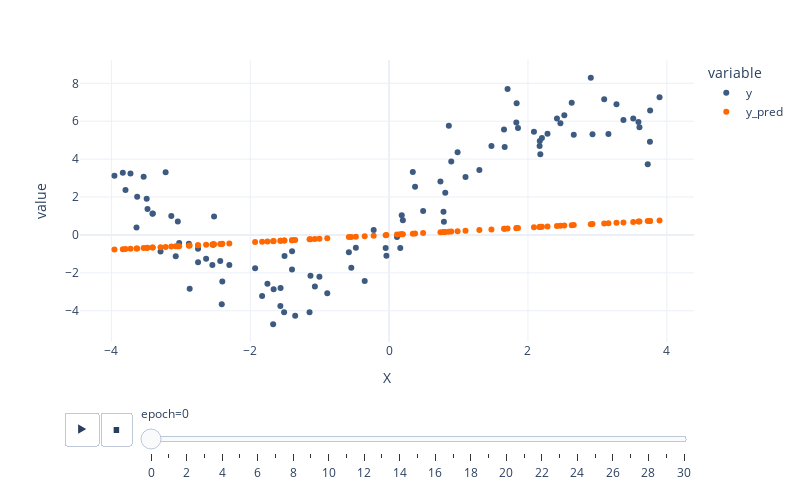
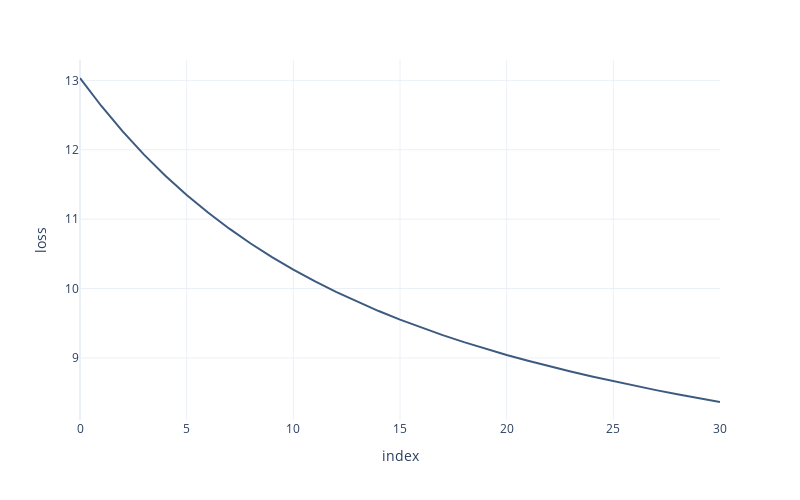

Notebook cell for these charts, in order:
### Code cell
px.scatter(data_frame=df_preds,
           x="X",
           y=["y", "y_pred"],
           animation_frame="epoch",
           color_discrete_sequence=["#3d5a80", "#ff6700"],
           height=500,
           width=800,
           template="plotly_white").show()

px.line(df_weights, 
        x=df_weights.index, 
        y="loss",
        color_discrete_sequence=["#3d5a80"],
        height=500,
        width=800,
        template="plotly_white")

### Figure 1 — Plotly figure (JSON) as saved in the notebook; plotly's stock layout.template omitted (floating-point values rounded to 4 significant figures)
{"data": [{"hovertemplate": "variable=y<br>epoch=0<br>X=%{x}<br>value=%{y}<extra></extra>", "legendgroup": "y", "marker": {"color": "#3d5a80", "symbol": "circle"}, "mode": "markers", "name": "y", "orientation": "v", "showlegend": true, "type": "scatter", "x": [-1.004, 3.606, 1.856, 0.7893, -2.752, -2.752, -3.535, 2.929, 0.8089, 1.665, -3.835, 3.759, 2.66, -2.301, -2.545, -2.533, -1.566, 0.1981, -0.5444, -1.67, 0.8948, -2.884, -1.663, -1.069, -0.3514, 2.281, -2.403, 0.1139, 0.7393, -3.628, 0.8604, -2.636, -3.48, 3.591, 3.725, 2.467, -1.563, -3.219, 1.474, -0.4788, -3.024, -0.03858, -3.725, 3.275, -1.93, 1.3, -1.506, 0.1605, 0.3737, -2.521, 3.757, 2.201, 3.516, 3.159, 0.7832, 3.375, -3.292, -2.432, -3.638, -1.397, -0.8906, -1.829, 2.63, -1.146, -1.753, 0.3416, -2.873, 2.418, -3.404, 3.895, 2.178, -2.41, -3.956, 2.524, 1.655, 1.832, 2.17, -3.408, -1.132, -3.073, 2.905, 0.9864, -1.353, -3.492, -1.512, -1.399, 1.837, 1.1, 3.098, -0.2223, -3.043, 1.706, 2.086, 0.4902, 2.168, -0.04964, 0.1819, -0.5797, -3.797, -3.137], "xaxis": "x", "y": [-2.201, 5.683, 5.638, 0.6957, -1.446, -0.724, 3.073, 5.307, 2.23, 4.636, 3.277, 6.567, 5.292, -1.583, -1.581, -0.5214, -3.752, 0.7803, -1.728, -4.706, 3.871, -0.4709, -2.871, -2.715, -2.433, 5.338, -2.452, -0.1073, 2.822, 2.019, 5.755, -1.26, 1.372, 5.956, 3.732, 5.894, -2.799, 3.304, 4.691, -0.6723, -0.4243, -1.094, 3.236, 6.9, -1.754, 3.43, -1.105, -0.6937, 2.536, 0.9786, 4.916, 5.114, 6.141, 5.323, 1.223, 6.061, -0.8712, -1.368, 0.3946, -0.8644, -3.07, -3.221, 6.969, -4.077, -2.572, 3.325, -2.84, 6.145, 1.135, 7.26, 4.262, -3.658, 3.125, 6.309, 5.561, 5.928, 4.953, 1.113, -2.152, -1.123, 8.288, 4.358, -4.258, 1.909, -4.079, -1.819, 6.949, 3.051, 7.156, 0.266, 0.7064, 7.696, 5.439, 1.261, 4.69, -0.6903, 1.037, -0.9096, 2.366, 1.002], "yaxis": "y"}, {"hovertemplate": "variable=y_pred<br>epoch=0<br>X=%{x}<br>value=%{y}<extra></extra>", "legendgroup": "y_pred", "marker": {"color": "#ff6700", "symbol": "circle"}, "mode": "markers", "name": "y_pred", "orientation": "v", "showlegend": true, "type": "scatter", "x": [-1.004, 3.606, 1.856, 0.7893, -2.752, -2.752, -3.535, 2.929, 0.8089, 1.665, -3.835, 3.759, 2.66, -2.301, -2.545, -2.533, -1.566, 0.1981, -0.5444, -1.67, 0.8948, -2.884, -1.663, -1.069, -0.3514, 2.281, -2.403, 0.1139, 0.7393, -3.628, 0.8604, -2.636, -3.48, 3.591, 3.725, 2.467, -1.563, -3.219, 1.474, -0.4788, -3.024, -0.03858, -3.725, 3.275, -1.93, 1.3, -1.506, 0.1605, 0.3737, -2.521, 3.757, 2.201, 3.516, 3.159, 0.7832, 3.375, -3.292, -2.432, -3.638, -1.397, -0.8906, -1.829, 2.63, -1.146, -1.753, 0.3416, -2.873, 2.418, -3.404, 3.895, 2.178, -2.41, -3.956, 2.524, 1.655, 1.832, 2.17, -3.408, -1.132, -3.073, 2.905, 0.9864, -1.353, -3.492, -1.512, -1.399, 1.837, 1.1, 3.098, -0.2223, -3.043, 1.706, 2.086, 0.4902, 2.168, -0.04964, 0.1819, -0.5797, -3.797, -3.137], "xaxis": "x", "y": [-0.1965, 0.7061, 0.3634, 0.1546, -0.5389, -0.5389, -0.6923, 0.5736, 0.1584, 0.326, -0.751, 0.7361, 0.5208, -0.4506, -0.4984, -0.496, -0.3067, 0.03878, -0.1066, -0.327, 0.1752, -0.5647, -0.3256, -0.2093, -0.06882, 0.4467, -0.4705, 0.0223, 0.1448, -0.7105, 0.1685, -0.5161, -0.6814, 0.7032, 0.7294, 0.4831, -0.3061, -0.6303, 0.2886, -0.09375, -0.5921, -0.007555, -0.7294, 0.6412, -0.3779, 0.2546, -0.295, 0.03144, 0.07317, -0.4937, 0.7356, 0.431, 0.6885, 0.6185, 0.1534, 0.6609, -0.6446, -0.4762, -0.7124, -0.2736, -0.1744, -0.3582, 0.515, -0.2244, -0.3432, 0.06688, -0.5625, 0.4734, -0.6665, 0.7627, 0.4265, -0.472, -0.7746, 0.4942, 0.324, 0.3587, 0.425, -0.6673, -0.2217, -0.6018, 0.5688, 0.1931, -0.2649, -0.6837, -0.2961, -0.2739, 0.3597, 0.2155, 0.6066, -0.04353, -0.5959, 0.3341, 0.4085, 0.09599, 0.4245, -0.009719, 0.03561, -0.1135, -0.7434, -0.6142], "yaxis": "y"}], "layout": {"height": 500, "legend": {"title": {"text": "variable"}, "tracegroupgap": 0}, "margin": {"t": 60}, "sliders": [{"active": 0, "currentvalue": {"prefix": "epoch="}, "len": 0.9, "pad": {"b": 10, "t": 60}, "steps": [{"args": [["0"], {"frame": {"duration": 0, "redraw": false}, "fromcurrent": true, "mode": "immediate", "transition": {"duration": 0, "easing": "linear"}}], "label": "0", "method": "animate"}, {"args": [["1"], {"frame": {"duration": 0, "redraw": false}, "fromcurrent": true, "mode": "immediate", "transition": {"duration": 0, "easing": "linear"}}], "label": "1", "method": "animate"}, {"args": [["2"], {"frame": {"duration": 0, "redraw": false}, "fromcurrent": true, "mode": "immediate", "transition": {"duration": 0, "easing": "linear"}}], "label": "2", "method": "animate"}, {"args": [["3"], {"frame": {"duration": 0, "redraw": false}, "fromcurrent": true, "mode": "immediate", "transition": {"duration": 0, "easing": "linear"}}], "label": "3", "method": "animate"}, {"args": [["4"], {"frame": {"duration": 0, "redraw": false}, "fromcurrent": true, "mode": "immediate", "transition": {"duration": 0, "easing": "linear"}}], "label": "4", "method": "animate"}, {"args": [["5"], {"frame": {"duration": 0, "redraw": false}, "fromcurrent": true, "mode": "immediate", "transition": {"duration": 0, "easing": "linear"}}], "label": "5", "method": "animate"}, {"args": [["6"], {"frame": {"duration": 0, "redraw": false}, "fromcurrent": true, "mode": "immediate", "transition": {"duration": 0, "easing": "linear"}}], "label": "6", "method": "animate"}, {"args": [["7"], {"frame": {"duration": 0, "redraw": false}, "fromcurrent": true, "mode": "immediate", "transition": {"duration": 0, "easing": "linear"}}], "label": "7", "method": "animate"}, {"args": [["8"], {"frame": {"duration": 0, "redraw": false}, "fromcurrent": true, "mode": "immediate", "transition": {"duration": 0, "easing": "linear"}}], "label": "8", "method": "animate"}, {"args": [["9"], {"frame": {"duration": 0, "redraw": false}, "fromcurrent": true, "mode": "immediate", "transition": {"duration": 0, "easing": "linear"}}], "label": "9", "method": "animate"}, {"args": [["10"], {"frame": {"duration": 0, "redraw": false}, "fromcurrent": true, "mode": "immediate", "transition": {"duration": 0, "easing": "linear"}}], "label": "10", "method": "animate"}, {"args": [["11"], {"frame": {"duration": 0, "redraw": false}, "fromcurrent": true, "mode": "immediate", "transition": {"duration": 0, "easing": "linear"}}], "label": "11", "method": "animate"}, {"args": [["12"], {"frame": {"duration": 0, "redraw": false}, "fromcurrent": true, "mode": "immediate", "transition": {"duration": 0, "easing": "linear"}}], "label": "12", "method": "animate"}, {"args": [["13"], {"frame": {"duration": 0, "redraw": false}, "fromcurrent": true, "mode": "immediate", "transition": {"duration": 0, "easing": "linear"}}], "label": "13", "method": "animate"}, {"args": [["14"], {"frame": {"duration": 0, "redraw": false}, "fromcurrent": true, "mode": "immediate", "transition": {"duration": 0, "easing": "linear"}}], "label": "14", "method": "animate"}, {"args": [["15"], {"frame": {"duration": 0, "redraw": false}, "fromcurrent": true, "mode": "immediate", "transition": {"duration": 0, "easing": "linear"}}], "label": "15", "method": "animate"}, {"args": [["16"], {"frame": {"duration": 0, "redraw": false}, "fromcurrent": true, "mode": "immediate", "transition": {"duration": 0, "easing": "linear"}}], "label": "16", "method": "animate"}, {"args": [["17"], {"frame": {"duration": 0, "redraw": false}, "fromcurrent": true, "mode": "immediate", "transition": {"duration": 0, "easing": "linear"}}], "label": "17", "method": "animate"}, {"args": [["18"], {"frame": {"duration": 0, "redraw": false}, "fromcurrent": true, "mode": "immediate", "transition": {"duration": 0, "easing": "linear"}}], "label": "18", "method": "animate"}, {"args": [["19"], {"frame": {"duration": 0, "redraw": false}, "fromcurrent": true, "mode": "immediate", "transition": {"duration": 0, "easing": "linear"}}], "label": "19", "method": "animate"}, {"args": [["20"], {"frame": {"duration": 0, "redraw": false}, "fromcurrent": true, "mode": "immediate", "transition": {"duration": 0, "easing": "linear"}}], "label": "20", "method": "animate"}, {"args": [["21"], {"frame": {"duration": 0, "redraw": false}, "fromcurrent": true, "mode": "immediate", "transition": {"duration": 0, "easing": "linear"}}], "label": "21", "method": "animate"}, {"args": [["22"], {"frame": {"duration": 0, "redraw": false}, "fromcurrent": true, "mode": "immediate", "transition": {"duration": 0, "easing": "linear"}}], "label": "22", "method": "animate"}, {"args": [["23"], {"frame": {"duration": 0, "redraw": false}, "fromcurrent": true, "mode": "immediate", "transition": {"duration": 0, "easing": "linear"}}], "label": "23", "method": "animate"}, {"args": [["24"], {"frame": {"duration": 0, "redraw": false}, "fromcurrent": true, "mode": "immediate", "transition": {"duration": 0, "easing": "linear"}}], "label": "24", "method": "animate"}, {"args": [["25"], {"frame": {"duration": 0, "redraw": false}, "fromcurrent": true, "mode": "immediate", "transition": {"duration": 0, "easing": "linear"}}], "label": "25", "method": "animate"}, {"args": [["26"], {"frame": {"duration": 0, "redraw": false}, "fromcurrent": true, "mode": "immediate", "transition": {"duration": 0, "easing": "linear"}}], "label": "26", "method": "animate"}, {"args": [["27"], {"frame": {"duration": 0, "redraw": false}, "fromcurrent": true, "mode": "immediate", "transition": {"duration": 0, "easing": "linear"}}], "label": "27", "method": "animate"}, {"args": [["28"], {"frame": {"duration": 0, "redraw": false}, "fromcurrent": true, "mode": "immediate", "transition": {"duration": 0, "easing": "linear"}}], "label": "28", "method": "animate"}, {"args": [["29"], {"frame": {"duration": 0, "redraw": false}, "fromcurrent": true, "mode": "immediate", "transition": {"duration": 0, "easing": "linear"}}], "label": "29", "method": "animate"}, {"args": [["30"], {"frame": {"duration": 0, "redraw": false}, "fromcurrent": true, "mode": "immediate", "transition": {"duration": 0, "easing": "linear"}}], "label": "30", "method": "animate"}], "x": 0.1, "xanchor": "left", "y": 0, "yanchor": "top"}], "updatemenus": [{"buttons": [{"args": [null, {"frame": {"duration": 500, "redraw": false}, "fromcurrent": true, "mode": "immediate", "transition": {"duration": 500, "easing": "linear"}}], "label": "&#9654;", "method": "animate"}, {"args": [[null], {"frame": {"duration": 0, "redraw": false}, "fromcurrent": true, "mode": "immediate", "transition": {"duration": 0, "easing": "linear"}}], "label": "&#9724;", "method": "animate"}], "direction": "left", "pad": {"r": 10, "t": 70}, "showactive": false, "type": "buttons", "x": 0.1, "xanchor": "right", "y": 0, "yanchor": "top"}], "width": 800, "xaxis": {"anchor": "y", "domain": [0, 1], "title": {"text": "X"}}, "yaxis": {"anchor": "x", "domain": [0, 1], "title": {"text": "value"}}}}

### Figure 2 — Plotly figure (JSON) as saved in the notebook; plotly's stock layout.template omitted (floating-point values rounded to 4 significant figures)
{"data": [{"hovertemplate": "index=%{x}<br>loss=%{y}<extra></extra>", "legendgroup": "", "line": {"color": "#3d5a80", "dash": "solid"}, "marker": {"symbol": "circle"}, "mode": "lines", "name": "", "orientation": "h", "showlegend": false, "type": "scatter", "x": [0, 1, 2, 3, 4, 5, 6, 7, 8, 9, 10, 11, 12, 13, 14, 15, 16, 17, 18, 19, 20, 21, 22, 23, 24, 25, 26, 27, 28, 29, 30], "xaxis": "x", "y": [13.03, 12.63, 12.26, 11.93, 11.63, 11.35, 11.1, 10.86, 10.65, 10.45, 10.27, 10.11, 9.952, 9.809, 9.676, 9.552, 9.437, 9.329, 9.227, 9.132, 9.043, 8.959, 8.879, 8.803, 8.731, 8.663, 8.598, 8.536, 8.476, 8.419, 8.365], "yaxis": "y"}], "layout": {"height": 500, "legend": {"tracegroupgap": 0}, "margin": {"t": 60}, "width": 800, "xaxis": {"anchor": "y", "domain": [0, 1], "title": {"text": "index"}}, "yaxis": {"anchor": "x", "domain": [0, 1], "title": {"text": "loss"}}}}
